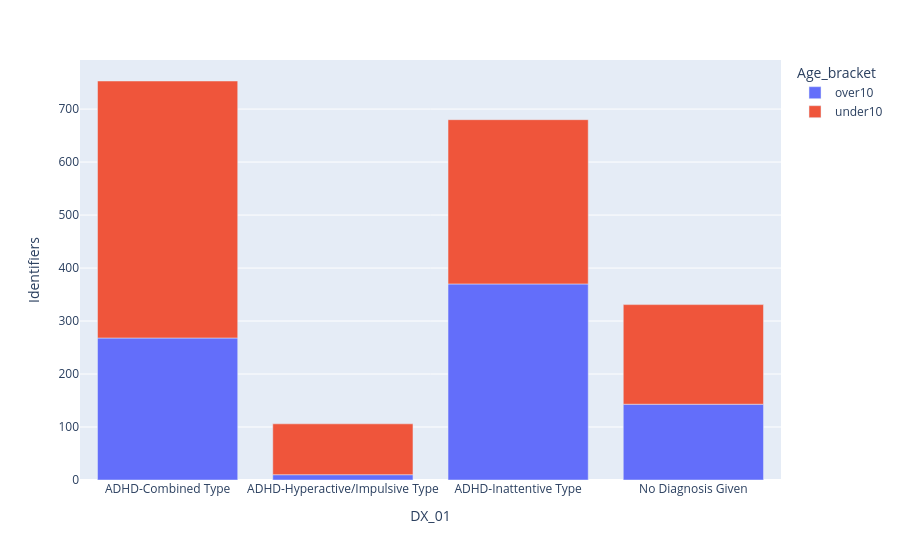

Notebook cell for this chart:
### Markdown cell above
### What is the age breakdown of children with adhd?

### Code cell
demographics = df.groupby(['DX_01', 'Age_bracket']
                          ).agg({'Identifiers': 'count',
                                }).reset_index()

fig = px.bar(demographics, x="DX_01", y="Identifiers", color="Age_bracket")
fig.show()

### Figure 1 — Plotly figure (JSON) as saved in the notebook; plotly's stock layout.template omitted (floating-point values rounded to 4 significant figures)
{"data": [{"alignmentgroup": "True", "hovertemplate": "Age_bracket=over10<br>DX_01=%{x}<br>Identifiers=%{y}<extra></extra>", "legendgroup": "over10", "marker": {"color": "#636efa", "pattern": {"shape": ""}}, "name": "over10", "offsetgroup": "over10", "orientation": "v", "showlegend": true, "textposition": "auto", "type": "bar", "x": ["ADHD-Combined Type", "ADHD-Hyperactive/Impulsive Type", "ADHD-Inattentive Type", "No Diagnosis Given"], "xaxis": "x", "y": [268, 10, 370, 143], "yaxis": "y"}, {"alignmentgroup": "True", "hovertemplate": "Age_bracket=under10<br>DX_01=%{x}<br>Identifiers=%{y}<extra></extra>", "legendgroup": "under10", "marker": {"color": "#EF553B", "pattern": {"shape": ""}}, "name": "under10", "offsetgroup": "under10", "orientation": "v", "showlegend": true, "textposition": "auto", "type": "bar", "x": ["ADHD-Combined Type", "ADHD-Hyperactive/Impulsive Type", "ADHD-Inattentive Type", "No Diagnosis Given"], "xaxis": "x", "y": [485, 96, 310, 188], "yaxis": "y"}], "layout": {"barmode": "relative", "legend": {"title": {"text": "Age_bracket"}, "tracegroupgap": 0}, "margin": {"t": 60}, "xaxis": {"anchor": "y", "domain": [0, 1], "title": {"text": "DX_01"}}, "yaxis": {"anchor": "x", "domain": [0, 1], "title": {"text": "Identifiers"}}}}
